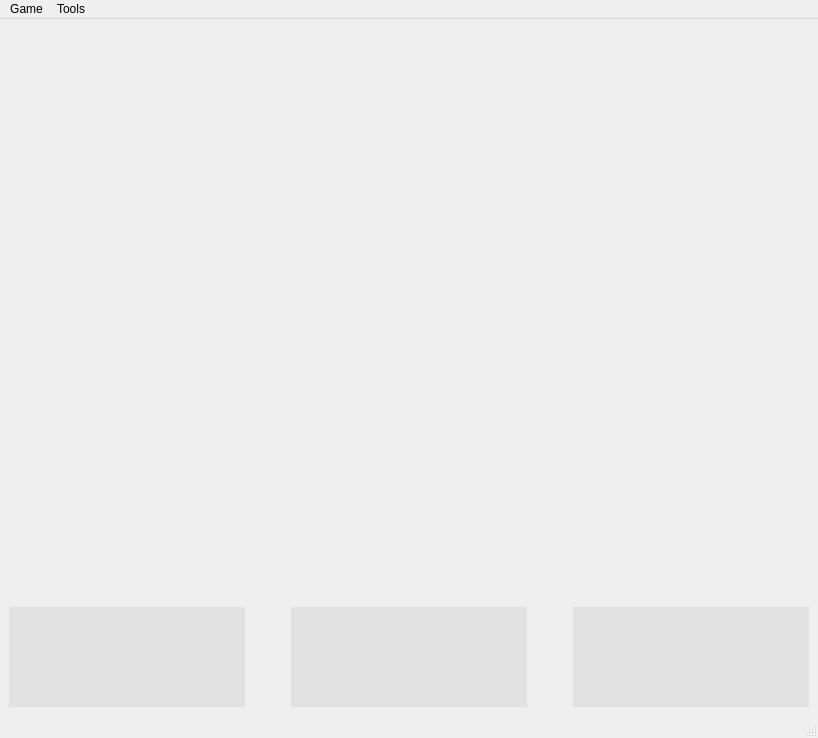
<ui version="4.0" >
 <class>MainWindow</class>
 <widget class="QMainWindow" name="MainWindow" >
  <property name="geometry" >
   <rect>
    <x>0</x>
    <y>0</y>
    <width>818</width>
    <height>738</height>
   </rect>
  </property>
  <property name="windowTitle" >
   <string>MainWindow</string>
  </property>
  <property name="autoFillBackground" >
   <bool>false</bool>
  </property>
  <widget class="QWidget" name="centralwidget" >
   <property name="autoFillBackground" >
    <bool>false</bool>
   </property>
   <layout class="QVBoxLayout" name="verticalLayout" >
    <item>
     <spacer name="verticalSpacer" >
      <property name="orientation" >
       <enum>Qt::Vertical</enum>
      </property>
      <property name="sizeHint" stdset="0" >
       <size>
        <width>258</width>
        <height>572</height>
       </size>
      </property>
     </spacer>
    </item>
    <item>
     <layout class="QHBoxLayout" name="horizontalLayout" >
      <item>
       <widget class="QFrame" name="mp_chatFrame" >
        <property name="minimumSize" >
         <size>
          <width>150</width>
          <height>0</height>
         </size>
        </property>
        <property name="styleSheet" >
         <string notr="true" >background-color: rgba(0, 0, 0, 15);</string>
        </property>
        <property name="frameShape" >
         <enum>QFrame::NoFrame</enum>
        </property>
        <property name="frameShadow" >
         <enum>QFrame::Raised</enum>
        </property>
       </widget>
      </item>
      <item>
       <spacer name="horizontalSpacer" >
        <property name="orientation" >
         <enum>Qt::Horizontal</enum>
        </property>
        <property name="sizeType" >
         <enum>QSizePolicy::Minimum</enum>
        </property>
        <property name="sizeHint" stdset="0" >
         <size>
          <width>40</width>
          <height>20</height>
         </size>
        </property>
       </spacer>
      </item>
      <item>
       <widget class="QFrame" name="mp_playerFrame" >
        <property name="minimumSize" >
         <size>
          <width>200</width>
          <height>100</height>
         </size>
        </property>
        <property name="styleSheet" >
         <string notr="true" >background-color: rgba(0, 0, 0, 15);</string>
        </property>
        <property name="frameShadow" >
         <enum>QFrame::Raised</enum>
        </property>
       </widget>
      </item>
      <item>
       <spacer name="horizontalSpacer_2" >
        <property name="orientation" >
         <enum>Qt::Horizontal</enum>
        </property>
        <property name="sizeType" >
         <enum>QSizePolicy::Minimum</enum>
        </property>
        <property name="sizeHint" stdset="0" >
         <size>
          <width>40</width>
          <height>20</height>
         </size>
        </property>
       </spacer>
      </item>
      <item>
       <widget class="QFrame" name="mp_logFrame" >
        <property name="minimumSize" >
         <size>
          <width>150</width>
          <height>0</height>
         </size>
        </property>
        <property name="styleSheet" >
         <string notr="true" >background-color: rgba(0, 0, 0, 15);</string>
        </property>
        <property name="frameShadow" >
         <enum>QFrame::Raised</enum>
        </property>
       </widget>
      </item>
     </layout>
    </item>
   </layout>
  </widget>
  <widget class="QMenuBar" name="menubar" >
   <property name="geometry" >
    <rect>
     <x>0</x>
     <y>0</y>
     <width>818</width>
     <height>26</height>
    </rect>
   </property>
   <property name="autoFillBackground" >
    <bool>false</bool>
   </property>
   <widget class="QMenu" name="menuGame" >
    <property name="title" >
     <string>Game</string>
    </property>
    <addaction name="mp_actionConnectToServer" />
    <addaction name="mp_actionDisconnectFromServer" />
    <addaction name="separator" />
    <addaction name="mp_actionJoinGame" />
    <addaction name="mp_actionLeaveGame" />
    <addaction name="mp_actionExit" />
   </widget>
   <widget class="QMenu" name="menuTools" >
    <property name="title" >
     <string>Tools</string>
    </property>
    <addaction name="actionConfigure_Profile" />
   </widget>
   <addaction name="menuGame" />
   <addaction name="menuTools" />
  </widget>
  <widget class="QStatusBar" name="mp_statusbar" />
  <action name="mp_actionConnectToServer" >
   <property name="icon" >
    <iconset resource="client.qrc" >
     <normaloff>:/icons/images/icon-connect.svg</normaloff>:/icons/images/icon-connect.svg</iconset>
   </property>
   <property name="text" >
    <string>&amp;Connect to Server</string>
   </property>
  </action>
  <action name="mp_actionExit" >
   <property name="text" >
    <string>&amp;Exit</string>
   </property>
  </action>
  <action name="mp_actionDisconnectFromServer" >
   <property name="text" >
    <string>&amp;Disconnect from Server</string>
   </property>
  </action>
  <action name="mp_actionJoinGame" >
   <property name="text" >
    <string>&amp;Join Game</string>
   </property>
  </action>
  <action name="mp_actionLeaveGame" >
   <property name="text" >
    <string>&amp;Leave Game</string>
   </property>
  </action>
  <action name="actionConfigure_Profile" >
   <property name="text" >
    <string>Configure Profile</string>
   </property>
  </action>
 </widget>
 <resources>
  <include location="client.qrc" />
 </resources>
 <connections>
  <connection>
   <sender>mp_actionExit</sender>
   <signal>triggered()</signal>
   <receiver>MainWindow</receiver>
   <slot>close()</slot>
   <hints>
    <hint type="sourcelabel" >
     <x>-1</x>
     <y>-1</y>
    </hint>
    <hint type="destinationlabel" >
     <x>399</x>
     <y>328</y>
    </hint>
   </hints>
  </connection>
 </connections>
</ui>
